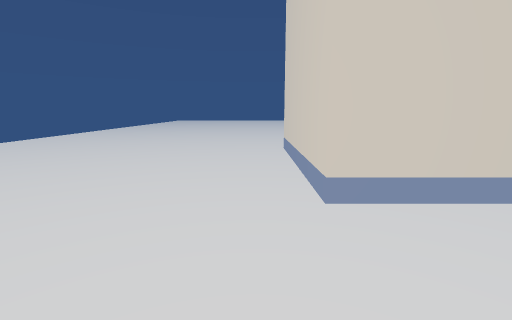
View 1 (above)

16 first-person views from a walk through a scene from a Unity 3-D project. The camera is 1.4 m above the floor, tilts 10° down and sees 85° across. The floor is counted in squares, 1 m on a side. Each view is taken from the middle of a square. On the plan, view 1 faces up. The plan holds only what a view shows up to about 14 squares ahead; the rest is blank. The place goes on beyond the plan. Some animated figures are left out.

View 2
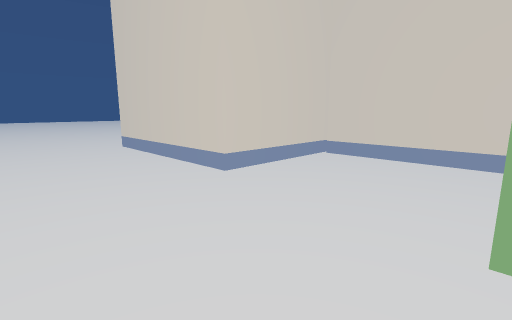

View 3
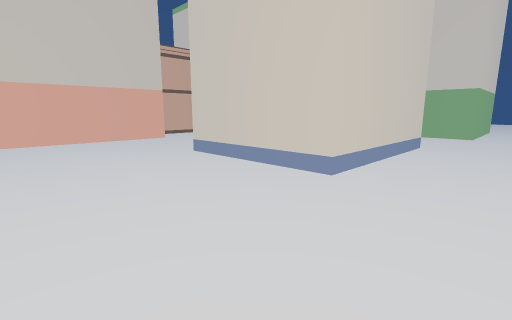

View 4
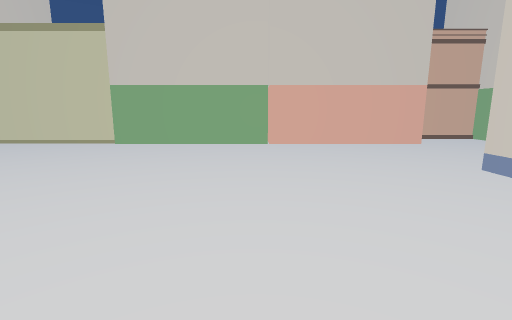

View 5
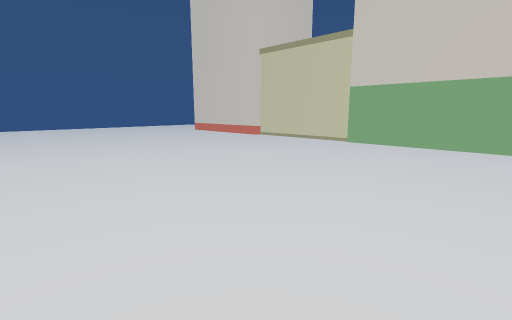

View 6
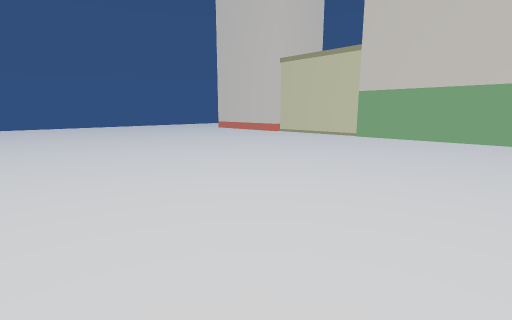

View 7
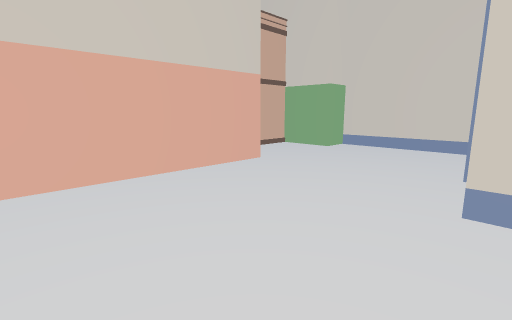

View 8
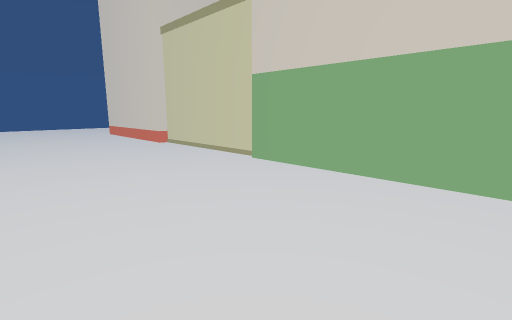

View 9
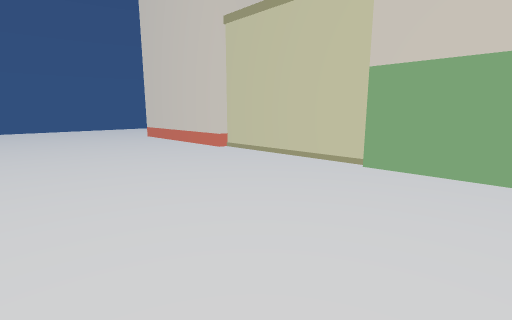

View 10
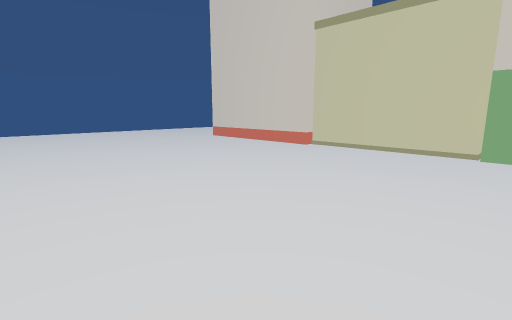

View 11
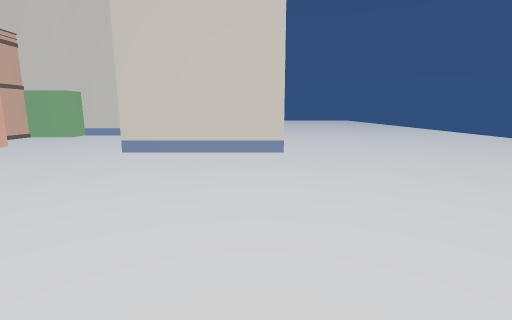

View 12
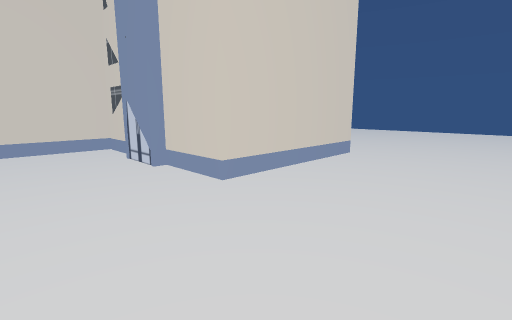

View 13
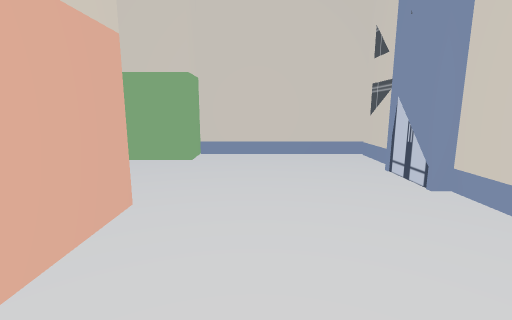

View 14
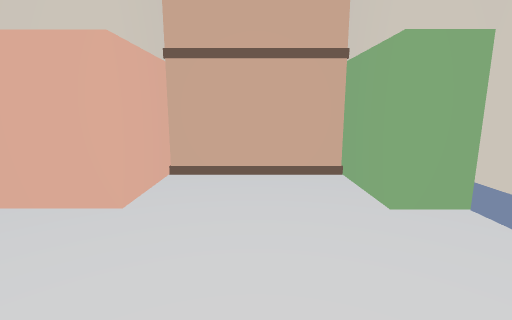

View 15
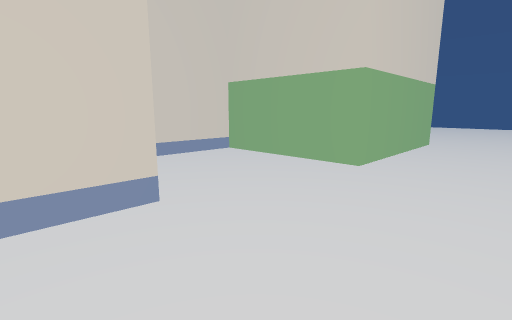

View 16
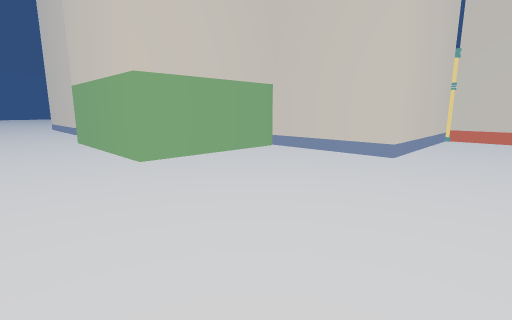

### Floor plan
Key: @ floor where view 1 was taken; . floor; O other object.
Columns run from 3 left of view 1 to 17 right of it. Each row starts with its distance up from view 1.
 28  ..............OOOOOO
 27  ..............O
 26 ...............O
 25 ...............O
 24 ...............O
 23 ...............O
 22 ...............O
 21 ...............O
 20 ...............O
 19 ...............O
 18 ...............O
 17 ...............O
 16  ..............O
 15 ...............OO
 14 ...............O
 13 ...............O
 12 ...............O
 11 ...............O
 10 ....OOOOOO.....O
  9 ....O    O.....OOO
  8 ....O    OO......O
  7 ....O     O......O
  6 ....O    O.......O
  5 ....O    O.....OOOOO
  4 ....OOOOOOOOOOOO
  3 ........O
  2 ........O
  1 ........O
  0 ...@....O
 -1 ...OOOOOO
 -2 ...O
 -3 ...O
 -4 ...O
 -5 ...O
 -6 ...O
 -7 ...OOOOOOO
 -8 .........O
 -9 .........O
-10 .........O
-11 .........O
-12 .........OOOOOOOO
-13 ................O
-14  ...............O
-15 . ..........

Positions as (right, up) in squares from view 1, and headings:
1: (0, 0), facing up
2: (-3, -1), facing up-right
3: (-2, 16), facing down-right
4: (0, 16), facing right
5: (0, 16), facing up-right
6: (-3, 15), facing up-right
7: (6, 15), facing down-right
8: (6, 16), facing up-right
9: (5, 19), facing up-right
10: (2, 21), facing up-right
11: (2, 20), facing down
12: (10, 15), facing down-left
13: (10, 13), facing down
14: (8, 7), facing right
15: (-3, 6), facing down-right
16: (-3, -15), facing up-right
